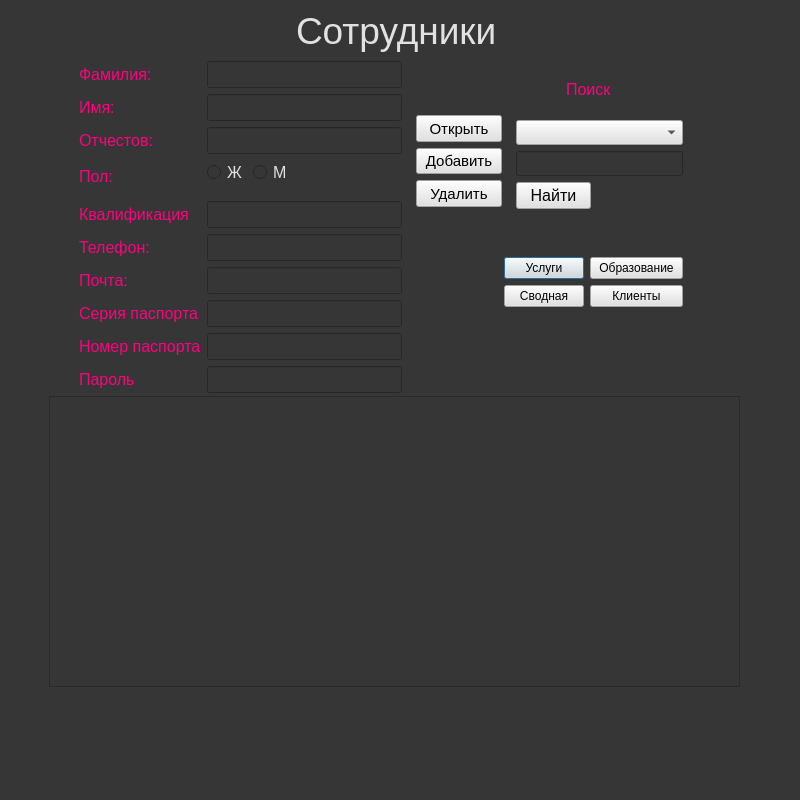
<?xml version="1.0" encoding="UTF-8"?>
<ui version="4.0">
 <class>Dialog</class>
 <widget class="QDialog" name="Dialog">
  <property name="geometry">
   <rect>
    <x>0</x>
    <y>0</y>
    <width>800</width>
    <height>800</height>
   </rect>
  </property>
  <property name="cursor">
   <cursorShape>WaitCursor</cursorShape>
  </property>
  <property name="windowTitle">
   <string>Dialog</string>
  </property>
  <property name="styleSheet">
   <string notr="true">background-color: rgb(54, 54, 54);</string>
  </property>
  <widget class="QTableWidget" name="twStaffs">
   <property name="geometry">
    <rect>
     <x>49</x>
     <y>396</y>
     <width>691</width>
     <height>291</height>
    </rect>
   </property>
   <property name="font">
    <font>
     <pointsize>10</pointsize>
    </font>
   </property>
   <property name="styleSheet">
    <string notr="true">color: rgb(225, 225, 225); </string>
   </property>
  </widget>
  <widget class="QWidget" name="layoutWidget">
   <property name="geometry">
    <rect>
     <x>504</x>
     <y>257</y>
     <width>179</width>
     <height>54</height>
    </rect>
   </property>
   <layout class="QFormLayout" name="formLayout_3">
    <item row="0" column="0">
     <widget class="QPushButton" name="pushButton_3">
      <property name="styleSheet">
       <string notr="true">background-color: rgb(225, 225, 225);</string>
      </property>
      <property name="text">
       <string>Услуги</string>
      </property>
     </widget>
    </item>
    <item row="0" column="1">
     <widget class="QPushButton" name="qualification">
      <property name="styleSheet">
       <string notr="true">background-color: rgb(225, 225, 225);</string>
      </property>
      <property name="text">
       <string>Образование</string>
      </property>
     </widget>
    </item>
    <item row="1" column="0">
     <widget class="QPushButton" name="pushButton_2">
      <property name="styleSheet">
       <string notr="true">background-color: rgb(225, 225, 225);</string>
      </property>
      <property name="text">
       <string>Сводная</string>
      </property>
     </widget>
    </item>
    <item row="1" column="1">
     <widget class="QPushButton" name="pushButton_1">
      <property name="styleSheet">
       <string notr="true">background-color: rgb(225, 225, 225);</string>
      </property>
      <property name="text">
       <string>Клиенты</string>
      </property>
     </widget>
    </item>
   </layout>
  </widget>
  <widget class="QPushButton" name="pbFind">
   <property name="geometry">
    <rect>
     <x>516</x>
     <y>182</y>
     <width>75</width>
     <height>27</height>
    </rect>
   </property>
   <property name="font">
    <font>
     <pointsize>12</pointsize>
    </font>
   </property>
   <property name="styleSheet">
    <string notr="true">background-color: rgb(225, 225, 225);</string>
   </property>
   <property name="text">
    <string>Найти</string>
   </property>
  </widget>
  <widget class="QLabel" name="label_8">
   <property name="geometry">
    <rect>
     <x>566</x>
     <y>80</y>
     <width>51</width>
     <height>19</height>
    </rect>
   </property>
   <property name="sizePolicy">
    <sizepolicy hsizetype="Preferred" vsizetype="Preferred">
     <horstretch>3</horstretch>
     <verstretch>2</verstretch>
    </sizepolicy>
   </property>
   <property name="font">
    <font>
     <pointsize>12</pointsize>
    </font>
   </property>
   <property name="styleSheet">
    <string notr="true">color:rgb(255, 0, 127);</string>
   </property>
   <property name="text">
    <string>Поиск</string>
   </property>
  </widget>
  <widget class="QComboBox" name="cbColNames">
   <property name="geometry">
    <rect>
     <x>516</x>
     <y>120</y>
     <width>167</width>
     <height>25</height>
    </rect>
   </property>
   <property name="sizePolicy">
    <sizepolicy hsizetype="Preferred" vsizetype="Maximum">
     <horstretch>0</horstretch>
     <verstretch>0</verstretch>
    </sizepolicy>
   </property>
   <property name="font">
    <font>
     <pointsize>12</pointsize>
    </font>
   </property>
   <property name="styleSheet">
    <string notr="true">background-color: rgb(225, 225, 225);</string>
   </property>
  </widget>
  <widget class="QLineEdit" name="leFind">
   <property name="enabled">
    <bool>true</bool>
   </property>
   <property name="geometry">
    <rect>
     <x>516</x>
     <y>151</y>
     <width>167</width>
     <height>25</height>
    </rect>
   </property>
   <property name="sizePolicy">
    <sizepolicy hsizetype="Expanding" vsizetype="Maximum">
     <horstretch>0</horstretch>
     <verstretch>0</verstretch>
    </sizepolicy>
   </property>
   <property name="font">
    <font>
     <pointsize>12</pointsize>
    </font>
   </property>
   <property name="styleSheet">
    <string notr="true">color: rgb(225, 225, 225); </string>
   </property>
   <property name="text">
    <string/>
   </property>
  </widget>
  <widget class="QWidget" name="layoutWidget_2">
   <property name="geometry">
    <rect>
     <x>79</x>
     <y>61</y>
     <width>323</width>
     <height>332</height>
    </rect>
   </property>
   <layout class="QFormLayout" name="formLayout_2">
    <item row="0" column="0">
     <widget class="QLabel" name="label_5">
      <property name="sizePolicy">
       <sizepolicy hsizetype="Preferred" vsizetype="Preferred">
        <horstretch>3</horstretch>
        <verstretch>2</verstretch>
       </sizepolicy>
      </property>
      <property name="font">
       <font>
        <pointsize>12</pointsize>
       </font>
      </property>
      <property name="styleSheet">
       <string notr="true">color:rgb(255, 0, 127);</string>
      </property>
      <property name="text">
       <string>Фамилия:</string>
      </property>
     </widget>
    </item>
    <item row="0" column="1">
     <widget class="QLineEdit" name="leFio">
      <property name="font">
       <font>
        <pointsize>12</pointsize>
       </font>
      </property>
      <property name="styleSheet">
       <string notr="true">color: rgb(225, 225, 225); </string>
      </property>
      <property name="text">
       <string/>
      </property>
     </widget>
    </item>
    <item row="1" column="0">
     <widget class="QLabel" name="label_9">
      <property name="sizePolicy">
       <sizepolicy hsizetype="Preferred" vsizetype="Preferred">
        <horstretch>3</horstretch>
        <verstretch>2</verstretch>
       </sizepolicy>
      </property>
      <property name="font">
       <font>
        <pointsize>12</pointsize>
       </font>
      </property>
      <property name="styleSheet">
       <string notr="true">color:rgb(255, 0, 127);
</string>
      </property>
      <property name="text">
       <string>Имя:</string>
      </property>
     </widget>
    </item>
    <item row="1" column="1">
     <widget class="QLineEdit" name="leFio_2">
      <property name="font">
       <font>
        <pointsize>12</pointsize>
       </font>
      </property>
      <property name="styleSheet">
       <string notr="true">color: rgb(225, 225, 225); </string>
      </property>
      <property name="text">
       <string/>
      </property>
     </widget>
    </item>
    <item row="2" column="0">
     <widget class="QLabel" name="label_10">
      <property name="sizePolicy">
       <sizepolicy hsizetype="Preferred" vsizetype="Preferred">
        <horstretch>3</horstretch>
        <verstretch>2</verstretch>
       </sizepolicy>
      </property>
      <property name="font">
       <font>
        <pointsize>12</pointsize>
       </font>
      </property>
      <property name="styleSheet">
       <string notr="true">color:rgb(255, 0, 127);</string>
      </property>
      <property name="text">
       <string>Отчестов:</string>
      </property>
     </widget>
    </item>
    <item row="2" column="1">
     <widget class="QLineEdit" name="leFio_3">
      <property name="font">
       <font>
        <pointsize>12</pointsize>
       </font>
      </property>
      <property name="styleSheet">
       <string notr="true">color: rgb(225, 225, 225); </string>
      </property>
      <property name="text">
       <string/>
      </property>
     </widget>
    </item>
    <item row="3" column="0">
     <widget class="QLabel" name="label_6">
      <property name="sizePolicy">
       <sizepolicy hsizetype="Preferred" vsizetype="Preferred">
        <horstretch>3</horstretch>
        <verstretch>2</verstretch>
       </sizepolicy>
      </property>
      <property name="font">
       <font>
        <pointsize>12</pointsize>
       </font>
      </property>
      <property name="styleSheet">
       <string notr="true">color:rgb(255, 0, 127);</string>
      </property>
      <property name="text">
       <string>Пол:</string>
      </property>
     </widget>
    </item>
    <item row="3" column="1">
     <layout class="QFormLayout" name="formLayout">
      <item row="0" column="0">
       <widget class="QRadioButton" name="rbFemale">
        <property name="font">
         <font>
          <pointsize>12</pointsize>
         </font>
        </property>
        <property name="styleSheet">
         <string notr="true">color: rgb(225, 225, 225); </string>
        </property>
        <property name="text">
         <string>Ж</string>
        </property>
       </widget>
      </item>
      <item row="0" column="1">
       <widget class="QRadioButton" name="rbMale">
        <property name="font">
         <font>
          <pointsize>12</pointsize>
         </font>
        </property>
        <property name="styleSheet">
         <string notr="true">color: rgb(225, 225, 225); </string>
        </property>
        <property name="text">
         <string>М</string>
        </property>
       </widget>
      </item>
     </layout>
    </item>
    <item row="4" column="0">
     <widget class="QLabel" name="label_24">
      <property name="sizePolicy">
       <sizepolicy hsizetype="Preferred" vsizetype="Preferred">
        <horstretch>3</horstretch>
        <verstretch>2</verstretch>
       </sizepolicy>
      </property>
      <property name="font">
       <font>
        <pointsize>12</pointsize>
       </font>
      </property>
      <property name="styleSheet">
       <string notr="true">color:rgb(255, 0, 127);</string>
      </property>
      <property name="text">
       <string>Квалификация</string>
      </property>
     </widget>
    </item>
    <item row="5" column="0">
     <widget class="QLabel" name="label_22">
      <property name="sizePolicy">
       <sizepolicy hsizetype="Preferred" vsizetype="Preferred">
        <horstretch>3</horstretch>
        <verstretch>2</verstretch>
       </sizepolicy>
      </property>
      <property name="font">
       <font>
        <pointsize>12</pointsize>
       </font>
      </property>
      <property name="styleSheet">
       <string notr="true">color:rgb(255, 0, 127);</string>
      </property>
      <property name="text">
       <string>Телефон:</string>
      </property>
     </widget>
    </item>
    <item row="5" column="1">
     <widget class="QLineEdit" name="lePhone">
      <property name="font">
       <font>
        <pointsize>12</pointsize>
       </font>
      </property>
      <property name="toolTip">
       <string/>
      </property>
      <property name="styleSheet">
       <string notr="true">color: rgb(225, 225, 225); </string>
      </property>
      <property name="inputMask">
       <string/>
      </property>
      <property name="text">
       <string/>
      </property>
     </widget>
    </item>
    <item row="6" column="0">
     <widget class="QLabel" name="label_23">
      <property name="sizePolicy">
       <sizepolicy hsizetype="Preferred" vsizetype="Preferred">
        <horstretch>3</horstretch>
        <verstretch>2</verstretch>
       </sizepolicy>
      </property>
      <property name="font">
       <font>
        <pointsize>12</pointsize>
       </font>
      </property>
      <property name="styleSheet">
       <string notr="true">color:rgb(255, 0, 127);</string>
      </property>
      <property name="text">
       <string>Почта:</string>
      </property>
     </widget>
    </item>
    <item row="6" column="1">
     <widget class="QLineEdit" name="leEmail">
      <property name="font">
       <font>
        <pointsize>12</pointsize>
       </font>
      </property>
      <property name="styleSheet">
       <string notr="true">color: rgb(225, 225, 225); </string>
      </property>
      <property name="text">
       <string/>
      </property>
     </widget>
    </item>
    <item row="10" column="0">
     <widget class="QLabel" name="label_25">
      <property name="sizePolicy">
       <sizepolicy hsizetype="Preferred" vsizetype="Preferred">
        <horstretch>3</horstretch>
        <verstretch>2</verstretch>
       </sizepolicy>
      </property>
      <property name="font">
       <font>
        <pointsize>12</pointsize>
       </font>
      </property>
      <property name="styleSheet">
       <string notr="true">color:rgb(255, 0, 127);</string>
      </property>
      <property name="text">
       <string>Пароль</string>
      </property>
     </widget>
    </item>
    <item row="10" column="1">
     <widget class="QLineEdit" name="leEmail_2">
      <property name="font">
       <font>
        <pointsize>12</pointsize>
       </font>
      </property>
      <property name="styleSheet">
       <string notr="true">color: rgb(225, 225, 225); </string>
      </property>
      <property name="text">
       <string/>
      </property>
     </widget>
    </item>
    <item row="7" column="0">
     <widget class="QLabel" name="label_26">
      <property name="sizePolicy">
       <sizepolicy hsizetype="Preferred" vsizetype="Preferred">
        <horstretch>3</horstretch>
        <verstretch>2</verstretch>
       </sizepolicy>
      </property>
      <property name="font">
       <font>
        <pointsize>12</pointsize>
       </font>
      </property>
      <property name="styleSheet">
       <string notr="true">color:rgb(255, 0, 127);</string>
      </property>
      <property name="text">
       <string>Серия паспорта</string>
      </property>
     </widget>
    </item>
    <item row="9" column="0">
     <widget class="QLabel" name="label_29">
      <property name="sizePolicy">
       <sizepolicy hsizetype="Preferred" vsizetype="Preferred">
        <horstretch>3</horstretch>
        <verstretch>2</verstretch>
       </sizepolicy>
      </property>
      <property name="font">
       <font>
        <pointsize>12</pointsize>
       </font>
      </property>
      <property name="styleSheet">
       <string notr="true">color:rgb(255, 0, 127);</string>
      </property>
      <property name="text">
       <string>Номер паспорта</string>
      </property>
     </widget>
    </item>
    <item row="7" column="1">
     <widget class="QLineEdit" name="leEmail_3">
      <property name="font">
       <font>
        <pointsize>12</pointsize>
       </font>
      </property>
      <property name="styleSheet">
       <string notr="true">color: rgb(225, 225, 225); </string>
      </property>
      <property name="text">
       <string/>
      </property>
     </widget>
    </item>
    <item row="9" column="1">
     <widget class="QLineEdit" name="leEmail_4">
      <property name="font">
       <font>
        <pointsize>12</pointsize>
       </font>
      </property>
      <property name="styleSheet">
       <string notr="true">color: rgb(225, 225, 225); </string>
      </property>
      <property name="text">
       <string/>
      </property>
     </widget>
    </item>
    <item row="4" column="1">
     <widget class="QLineEdit" name="leEmail_5">
      <property name="font">
       <font>
        <pointsize>12</pointsize>
       </font>
      </property>
      <property name="styleSheet">
       <string notr="true">color: rgb(225, 225, 225); </string>
      </property>
      <property name="text">
       <string/>
      </property>
     </widget>
    </item>
   </layout>
  </widget>
  <widget class="QWidget" name="layoutWidget_3">
   <property name="geometry">
    <rect>
     <x>416</x>
     <y>115</y>
     <width>86</width>
     <height>92</height>
    </rect>
   </property>
   <layout class="QVBoxLayout" name="verticalLayout">
    <item>
     <widget class="QPushButton" name="pbOpen">
      <property name="sizePolicy">
       <sizepolicy hsizetype="Expanding" vsizetype="Expanding">
        <horstretch>0</horstretch>
        <verstretch>0</verstretch>
       </sizepolicy>
      </property>
      <property name="font">
       <font>
        <pointsize>11</pointsize>
       </font>
      </property>
      <property name="mouseTracking">
       <bool>false</bool>
      </property>
      <property name="tabletTracking">
       <bool>false</bool>
      </property>
      <property name="styleSheet">
       <string notr="true">background-color: rgb(225, 225, 225);</string>
      </property>
      <property name="inputMethodHints">
       <set>Qt::ImhNone</set>
      </property>
      <property name="text">
       <string>Открыть</string>
      </property>
      <property name="autoDefault">
       <bool>false</bool>
      </property>
     </widget>
    </item>
    <item>
     <widget class="QPushButton" name="pbInsert">
      <property name="sizePolicy">
       <sizepolicy hsizetype="Expanding" vsizetype="Expanding">
        <horstretch>0</horstretch>
        <verstretch>0</verstretch>
       </sizepolicy>
      </property>
      <property name="font">
       <font>
        <pointsize>11</pointsize>
       </font>
      </property>
      <property name="mouseTracking">
       <bool>false</bool>
      </property>
      <property name="tabletTracking">
       <bool>false</bool>
      </property>
      <property name="styleSheet">
       <string notr="true">background-color: rgb(225, 225, 225);</string>
      </property>
      <property name="inputMethodHints">
       <set>Qt::ImhNone</set>
      </property>
      <property name="text">
       <string>Добавить</string>
      </property>
      <property name="autoDefault">
       <bool>false</bool>
      </property>
     </widget>
    </item>
    <item>
     <widget class="QPushButton" name="pbDelete">
      <property name="sizePolicy">
       <sizepolicy hsizetype="Expanding" vsizetype="Expanding">
        <horstretch>0</horstretch>
        <verstretch>0</verstretch>
       </sizepolicy>
      </property>
      <property name="font">
       <font>
        <pointsize>11</pointsize>
       </font>
      </property>
      <property name="mouseTracking">
       <bool>false</bool>
      </property>
      <property name="tabletTracking">
       <bool>false</bool>
      </property>
      <property name="styleSheet">
       <string notr="true">background-color: rgb(225, 225, 225);</string>
      </property>
      <property name="inputMethodHints">
       <set>Qt::ImhNone</set>
      </property>
      <property name="text">
       <string>Удалить</string>
      </property>
      <property name="autoDefault">
       <bool>false</bool>
      </property>
     </widget>
    </item>
   </layout>
  </widget>
  <widget class="QLabel" name="label_7">
   <property name="geometry">
    <rect>
     <x>296</x>
     <y>0</y>
     <width>240</width>
     <height>61</height>
    </rect>
   </property>
   <property name="sizePolicy">
    <sizepolicy hsizetype="Preferred" vsizetype="Preferred">
     <horstretch>3</horstretch>
     <verstretch>2</verstretch>
    </sizepolicy>
   </property>
   <property name="font">
    <font>
     <pointsize>28</pointsize>
    </font>
   </property>
   <property name="styleSheet">
    <string notr="true">color: rgb(225, 225, 225); font-size:28pt;

</string>
   </property>
   <property name="text">
    <string>Сотрудники</string>
   </property>
  </widget>
 </widget>
 <resources/>
 <connections/>
</ui>
